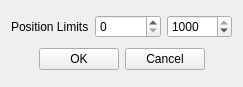
<?xml version="1.0" encoding="UTF-8"?>
<ui version="4.0">
 <class>configurePositionLimitsDialog</class>
 <widget class="QWidget" name="configurePositionLimitsDialog">
  <property name="geometry">
   <rect>
    <x>0</x>
    <y>0</y>
    <width>243</width>
    <height>87</height>
   </rect>
  </property>
  <property name="windowTitle">
   <string>Configure Position Limits</string>
  </property>
  <layout class="QGridLayout">
   <item row="0" column="0">
    <widget class="QLabel" name="label">
     <property name="text">
      <string>Position Limits</string>
     </property>
    </widget>
   </item>
   <item row="0" column="1">
    <widget class="QSpinBox" name="rangeMin">
     <property name="minimum">
      <number>0</number>
     </property>
     <property name="maximum">
      <number>1000</number>
     </property>
    </widget>
   </item>
   <item row="0" column="2">
    <widget class="QSpinBox" name="rangeMax">
     <property name="minimum">
      <number>0</number>
     </property>
     <property name="maximum">
      <number>1000</number>
     </property>
     <property name="value">
      <number>1000</number>
     </property>
    </widget>
   </item>
   <item row="1" column="0" colspan="3">
    <layout class="QHBoxLayout" stretch="1,0,0,1">
     <item>
      <spacer>
       <property name="orientation">
        <enum>Qt::Horizontal</enum>
       </property>
       <property name="sizeHint" stdset="0">
        <size>
         <width>0</width>
         <height>0</height>
        </size>
       </property>
      </spacer>
     </item>
     <item>
      <widget class="QPushButton" name="okButton">
       <property name="text">
        <string>OK</string>
       </property>
      </widget>
     </item>
     <item>
      <widget class="QPushButton" name="cancelButton">
       <property name="text">
        <string>Cancel</string>
       </property>
      </widget>
     </item>
     <item>
      <spacer>
       <property name="orientation">
        <enum>Qt::Horizontal</enum>
       </property>
       <property name="sizeHint" stdset="0">
        <size>
         <width>0</width>
         <height>0</height>
        </size>
       </property>
      </spacer>
     </item>
    </layout>
   </item>
  </layout>
 </widget>
 <resources/>
 <connections/>
</ui>
